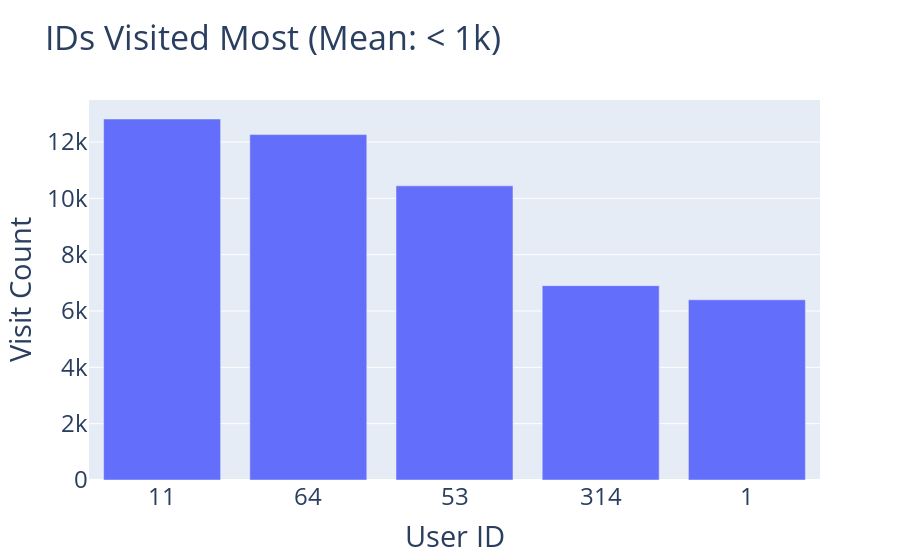

Notebook code for this chart:
### Code cell
df=df.head()
fig = px.bar( data_frame = df,
        x=df.index,
        y="nunique",
        title="IDs Visited Most (Mean: < 1k)")
fig.update_xaxes(type='category')
fig.update_layout(xaxis_title="User ID", yaxis_title="Visit Count",font=dict(size=24))

### Figure 1 — Plotly figure (JSON) as saved in the notebook; plotly's stock layout.template omitted (floating-point values rounded to 4 significant figures)
{"data": [{"alignmentgroup": "True", "hovertemplate": "id=%{x}<br>nunique=%{y}<extra></extra>", "legendgroup": "", "marker": {"color": "#636efa", "pattern": {"shape": ""}}, "name": "", "offsetgroup": "", "orientation": "v", "showlegend": false, "textposition": "auto", "type": "bar", "x": [11, 64, 53, 314, 1], "xaxis": "x", "y": [12817, 12263, 10443, 6901, 6398], "yaxis": "y"}], "layout": {"barmode": "relative", "font": {"size": 24}, "legend": {"tracegroupgap": 0}, "title": {"text": "IDs Visited Most (Mean: < 1k)"}, "xaxis": {"anchor": "y", "domain": [0, 1], "title": {"text": "User ID"}, "type": "category"}, "yaxis": {"anchor": "x", "domain": [0, 1], "title": {"text": "Visit Count"}}}}
